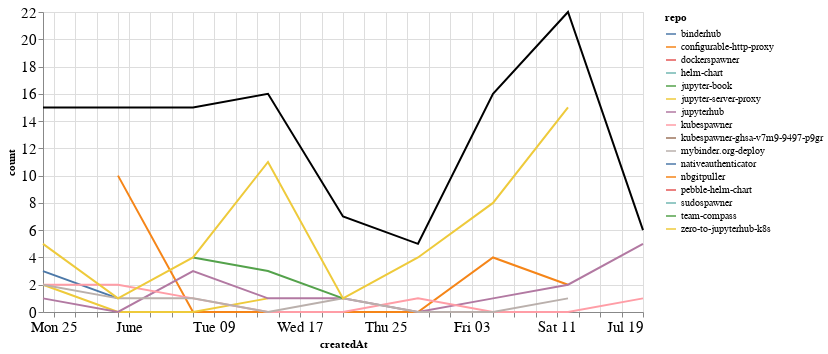

Write notebook code for a chart like this one.
### Markdown cell above
## Comments

### Code cell
comments_time = comments.groupby('repo').resample('W', on='createdAt').count()['author'].reset_index()
comments_time = comments_time.rename(columns={'author': 'count'})
comments_time_total = comments_time.groupby('createdAt').agg({"count": "sum"}).reset_index()
ch1 = alt.Chart(comments_time, width=600).mark_line().encode(
    x='createdAt',
    y='count',
    color='repo',
    tooltip="repo"
)

ch2 = alt.Chart(comments_time_total, width=600).mark_line(color="black").encode(
    x='createdAt',
    y='count',
)

ch1 + ch2

### Figure 1 — Vega-Lite specification as saved in the notebook (floating-point values rounded to 4 significant figures)
{"config": {"axisLeft": {"labelFontSize": 15}, "axisBottom": {"labelFontSize": 15}}, "layer": [{"data": {"name": "data-a217f11b84bde2d2be76d20be47b2dd7"}, "mark": "line", "encoding": {"color": {"type": "nominal", "field": "repo"}, "tooltip": {"type": "nominal", "field": "repo"}, "x": {"type": "temporal", "field": "createdAt"}, "y": {"type": "quantitative", "field": "count"}}, "width": 600}, {"data": {"name": "data-4331c98f353472123f7a47a0792c06f7"}, "mark": {"type": "line", "color": "black"}, "encoding": {"x": {"type": "temporal", "field": "createdAt"}, "y": {"type": "quantitative", "field": "count"}}, "width": 600}], "$schema": "https://vega.github.io/schema/vega-lite/v4.8.1.json", "datasets": {"data-a217f11b84bde2d2be76d20be47b2dd7": [{"repo": "binderhub", "createdAt": "2020-05-24T00:00:00", "count": 3}, {"repo": "binderhub", "createdAt": "2020-05-31T00:00:00", "count": 1}, {"repo": "configurable-http-proxy", "createdAt": "2020-05-31T00:00:00", "count": 10}, {"repo": "configurable-http-proxy", "createdAt": "2020-06-07T00:00:00", "count": 0}, {"repo": "configurable-http-proxy", "createdAt": "2020-06-14T00:00:00", "count": 0}, {"repo": "configurable-http-proxy", "createdAt": "2020-06-21T00:00:00", "count": 0}, {"repo": "configurable-http-proxy", "createdAt": "2020-06-28T00:00:00", "count": 0}, {"repo": "configurable-http-proxy", "createdAt": "2020-07-05T00:00:00", "count": 4}, {"repo": "configurable-http-proxy", "createdAt": "2020-07-12T00:00:00", "count": 2}, {"repo": "dockerspawner", "createdAt": "2020-07-05T00:00:00", "count": 1}, {"repo": "helm-chart", "createdAt": "2020-06-07T00:00:00", "count": 1}, {"repo": "jupyter-book", "createdAt": "2020-07-12T00:00:00", "count": 1}, {"repo": "jupyter-server-proxy", "createdAt": "2020-05-24T00:00:00", "count": 2}, {"repo": "jupyter-server-proxy", "createdAt": "2020-05-31T00:00:00", "count": 0}, {"repo": "jupyter-server-proxy", "createdAt": "2020-06-07T00:00:00", "count": 0}, {"repo": "jupyter-server-proxy", "createdAt": "2020-06-14T00:00:00", "count": 1}, {"repo": "jupyterhub", "createdAt": "2020-05-24T00:00:00", "count": 1}, {"repo": "jupyterhub", "createdAt": "2020-05-31T00:00:00", "count": 0}, {"repo": "jupyterhub", "createdAt": "2020-06-07T00:00:00", "count": 3}, {"repo": "jupyterhub", "createdAt": "2020-06-14T00:00:00", "count": 1}, {"repo": "jupyterhub", "createdAt": "2020-06-21T00:00:00", "count": 1}, {"repo": "jupyterhub", "createdAt": "2020-06-28T00:00:00", "count": 0}, {"repo": "jupyterhub", "createdAt": "2020-07-05T00:00:00", "count": 1}, {"repo": "jupyterhub", "createdAt": "2020-07-12T00:00:00", "count": 2}, {"repo": "jupyterhub", "createdAt": "2020-07-19T00:00:00", "count": 5}, {"repo": "kubespawner", "createdAt": "2020-05-24T00:00:00", "count": 2}, {"repo": "kubespawner", "createdAt": "2020-05-31T00:00:00", "count": 2}, {"repo": "kubespawner", "createdAt": "2020-06-07T00:00:00", "count": 1}, {"repo": "kubespawner", "createdAt": "2020-06-14T00:00:00", "count": 0}, {"repo": "kubespawner", "createdAt": "2020-06-21T00:00:00", "count": 0}, {"repo": "kubespawner", "createdAt": "2020-06-28T00:00:00", "count": 1}, {"repo": "kubespawner", "createdAt": "2020-07-05T00:00:00", "count": 0}, {"repo": "kubespawner", "createdAt": "2020-07-12T00:00:00", "count": 0}, {"repo": "kubespawner", "createdAt": "2020-07-19T00:00:00", "count": 1}, {"repo": "kubespawner-ghsa-v7m9-9497-p9gr", "createdAt": "2020-07-05T00:00:00", "count": 1}, {"repo": "mybinder.org-deploy", "createdAt": "2020-05-24T00:00:00", "count": 2}, {"repo": "mybinder.org-deploy", "createdAt": "2020-05-31T00:00:00", "count": 1}, {"repo": "mybinder.org-deploy", "createdAt": "2020-06-07T00:00:00", "count": 1}, {"repo": "mybinder.org-deploy", "createdAt": "2020-06-14T00:00:00", "count": 0}, {"repo": "mybinder.org-deploy", "createdAt": "2020-06-21T00:00:00", "count": 1}, {"repo": "mybinder.org-deploy", "createdAt": "2020-06-28T00:00:00", "count": 0}, {"repo": "mybinder.org-deploy", "createdAt": "2020-07-05T00:00:00", "count": 0}, {"repo": "mybinder.org-deploy", "createdAt": "2020-07-12T00:00:00", "count": 1}, {"repo": "nativeauthenticator", "createdAt": "2020-07-12T00:00:00", "count": 1}, {"repo": "nbgitpuller", "createdAt": "2020-07-05T00:00:00", "count": 1}, {"repo": "pebble-helm-chart", "createdAt": "2020-06-07T00:00:00", "count": 1}, {"repo": "sudospawner", "createdAt": "2020-06-21T00:00:00", "count": 3}, {"repo": "team-compass", "createdAt": "2020-06-07T00:00:00", "count": 4}, {"repo": "team-compass", "createdAt": "2020-06-14T00:00:00", "count": 3}, {"repo": "team-compass", "createdAt": "2020-06-21T00:00:00", "count": 1}, {"repo": "zero-to-jupyterhub-k8s", "createdAt": "2020-05-24T00:00:00", "count": 5}, {"repo": "zero-to-jupyterhub-k8s", "createdAt": "2020-05-31T00:00:00", "count": 1}, {"repo": "zero-to-jupyterhub-k8s", "createdAt": "2020-06-07T00:00:00", "count": 4}, {"repo": "zero-to-jupyterhub-k8s", "createdAt": "2020-06-14T00:00:00", "count": 11}, {"repo": "zero-to-jupyterhub-k8s", "createdAt": "2020-06-21T00:00:00", "count": 1}, {"repo": "zero-to-jupyterhub-k8s", "createdAt": "2020-06-28T00:00:00", "count": 4}, {"repo": "zero-to-jupyterhub-k8s", "createdAt": "2020-07-05T00:00:00", "count": 8}, {"repo": "zero-to-jupyterhub-k8s", "createdAt": "2020-07-12T00:00:00", "count": 15}], "data-4331c98f353472123f7a47a0792c06f7": [{"createdAt": "2020-05-24T00:00:00", "count": 15}, {"createdAt": "2020-05-31T00:00:00", "count": 15}, {"createdAt": "2020-06-07T00:00:00", "count": 15}, {"createdAt": "2020-06-14T00:00:00", "count": 16}, {"createdAt": "2020-06-21T00:00:00", "count": 7}, {"createdAt": "2020-06-28T00:00:00", "count": 5}, {"createdAt": "2020-07-05T00:00:00", "count": 16}, {"createdAt": "2020-07-12T00:00:00", "count": 22}, {"createdAt": "2020-07-19T00:00:00", "count": 6}]}}
